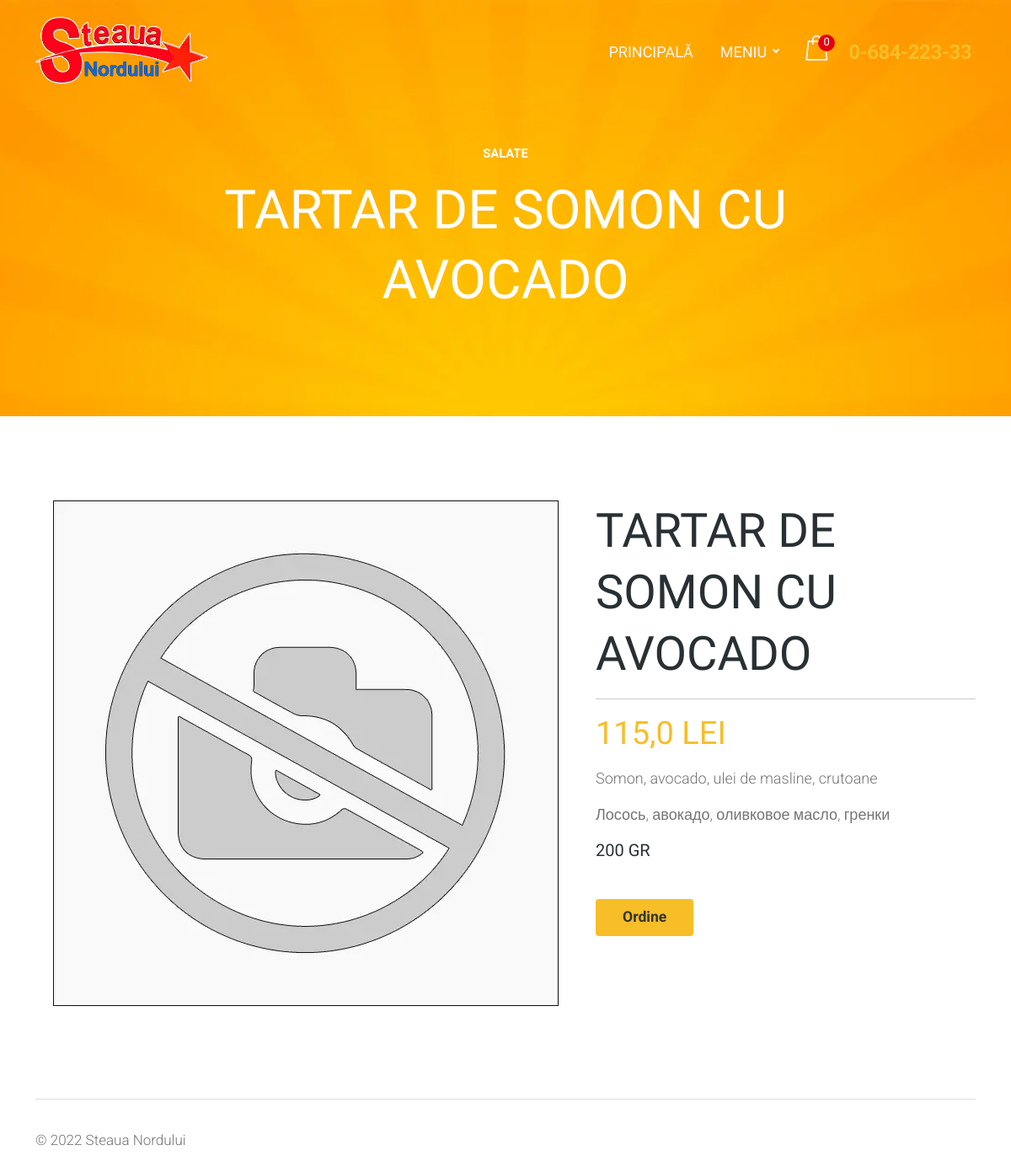
The app's page /salate/tartar-de-somon-cu-avocado/ with its own data.
### web/models.py (models this page shows, shortened)
class Product(models.Model):
    category = models.ForeignKey('Category', on_delete=models.SET_NULL, null=True, verbose_name='Категория')
    name = models.CharField(max_length=100, verbose_name='Наименование млд.')
    name_ru = models.CharField(max_length=100, verbose_name='Наименование рус.', blank=True, null=True)
    slug = models.SlugField(unique=True, verbose_name='Псевдоним')
    composition = models.CharField(max_length=250, verbose_name='Состав млд.', blank=True, null=True)
    composition_ru = models.CharField(max_length=250, verbose_name='Состав рус.', blank=True, null=True)
    volume_choice = models.ForeignKey('Volume', on_delete=models.SET_NULL, blank=True, null=True,
                                      verbose_name='Ед. изм')
    volume_1 = models.CharField(max_length=100, verbose_name='Объем/Вес', blank=True, null=True)
    price_1 = models.FloatField(verbose_name='Цена')
    image = models.ImageField(upload_to='media/images', blank=True, null=True, verbose_name='Фото')
    class Meta:
        verbose_name = 'Блюдо'
        verbose_name_plural = 'Блюда'
    @property
    def ct_model(self):
        return self._meta.model_name

class Category(models.Model):
    name = models.CharField(max_length=100, verbose_name='Наименование')
    slug = models.SlugField(unique=True, verbose_name='Псевдоним')
    parent_category = models.ForeignKey('self', null=True, blank=True, on_delete=models.CASCADE,
                                        related_name='subcategories', verbose_name='Родительская категория')
    icon = models.ImageField(upload_to='media/category_icons', blank=True, null=True, verbose_name='Иконка')
    foto = models.ImageField(upload_to='media/category_fotos', blank=True, null=True, verbose_name='Фото')
    class Meta:
        verbose_name = 'Категория'
        verbose_name_plural = 'Категории меню'
    def get_absolute_url(self):
        return reverse('category_detail', kwargs={'category_slug': self.slug})

class Volume(models.Model):
    name = models.CharField(max_length=4, blank=True, null=True, verbose_name='Наименование')
    class Meta:
        verbose_name = 'Ед. изм.'
        verbose_name_plural = 'Единицы имз.'
    def __str__(self):
        return self.name

### web/views.py (the view)
# urls.py: path('<str:category_slug>/<str:product_slug>/', ProductDetailView.as_view(), name='product_detail'),
class ProductDetailView(views.generic.DetailView):
    model = Product
    template_name = 'product_detail.html'
    slug_url_kwarg = 'product_slug'
    title = 'product_name'
    context_object_name = 'product'
    def get_context_data(self, **kwargs):
        context = super().get_context_data(**kwargs)
        ct_model = self.model().ct_model
        cart = Cart(self.request)
        cart_items_count = len(cart)  # Получаем количество товаров в корзине
        context['cart_items_count'] = cart_items_count
        context['ct_model'] = ct_model
        context['categories'] = Category.objects.all()
        return context

### web/cart.py (called while the page is built)
    def __len__(self):
        return sum(item['quantity'] for item in self.cart.values())

### templates/product_detail.html (shortened to what this page needs)
{% extends 'base.html' %}
{% load static %}
{% block content %}
		<div id="page" class="page">
            <div id="menu-page" class="page-hero-section division">
                <div class="container">
                    <div class="row">
                        <div class="col-lg-10 offset-lg-1">
                            <div class="hero-txt text-center white-color">
                                <div id="breadcrumb">
                                    <div class="row">
                                        <div class="col">
                                            <div class="breadcrumb-nav">
                                                <nav aria-label="breadcrumb">
                                                    <ol class="breadcrumb">
                                                        <li class="breadcrumb-item active">{{ product.category.name }}</li>
                                                    </ol>
                                                </nav>
                                            </div>
                                        </div>
                                    </div>
                                </div>
                                <h2 class="h2-xl">{{ product.name }}</h2>
                            </div>
                        </div>
                    </div>
                </div>
            </div>
			<section id="product-1" class="pt-100 single-product division">
				<div class="container">
					<div class="row">
						<div class="col-lg-7">
							<div class="product-preview">
				 				<div class="tabs-content">
                                    {% if product.image %}
									<div id="tab-1-img" class="tab-content text-center displayed">
										<img class="img-fluid" src="{{ product.image.url }}" alt="menu-image" />
									</div>
                                    {% else %}
                                    <div id="tab-1-img" class="tab-content text-center displayed">
										<img class="img-fluid" src="{% static 'placeholder_food.webp' %}" alt="menu-image" />
									</div>
                                    {% endif %}
								</div>
							</div>
						</div>
                    <div class="col-lg-5">
                        <form action="" method="POST">
                            <div class="product-description">
                                <div class="project-title">
                                    <h2 class="h2-lg">{{ product.name }}</h2>
                                    <hr>
                                    <div class="project-price">
                                        <h4 class="h4-xl yellow-color">{{ product.price_1 }}{% if product.price_2%}/{{ product.price_2 }}{% endif %} lei</h4>
                                    </div>
                                </div>
                                <div class="product-txt">
                                    {% if product.composition %}
                                    <p class="p-md grey-color">
                                        {{ product.composition }}
                                    </p>
                                    {% endif %}
                                    {% if product.composition_ru %}
                                    <p class="p-md grey-color">
                                        {{ product.composition_ru }}
                                    </p>
                                    {% endif %}
                                    <div class="product-info">
                                        <h5><span>{{ product.volume_1 }}{% if product.volume_2%}/{{ product.volume_2 }}{% endif %} {% if product.volume_choice %}{{ product.volume_choice }}{% endif %}</span></h5>
                                    </div>
                                    <a href="{% url 'add_to_cart' product.id %}" class="add-to-cart-btn bg-yellow ico-20 text-center">Ordine</a>
                                </div>
                            </div>
                        </form>
                    </div>
					</div>
				</div>
			</section>
		</div>
{% endblock %}

### records on screen
Product: category.name "SALATE", name "TARTAR DE SOMON CU AVOCADO", price_1 "115,0", composition "Somon, avocado, ulei de masline, crutoane", composition_ru "Лосось, авокадо, оливковое масло, гренки", volume_1 "200", volume_choice "GR"

### other values on screen
{{ cart_items_count }} "0"
